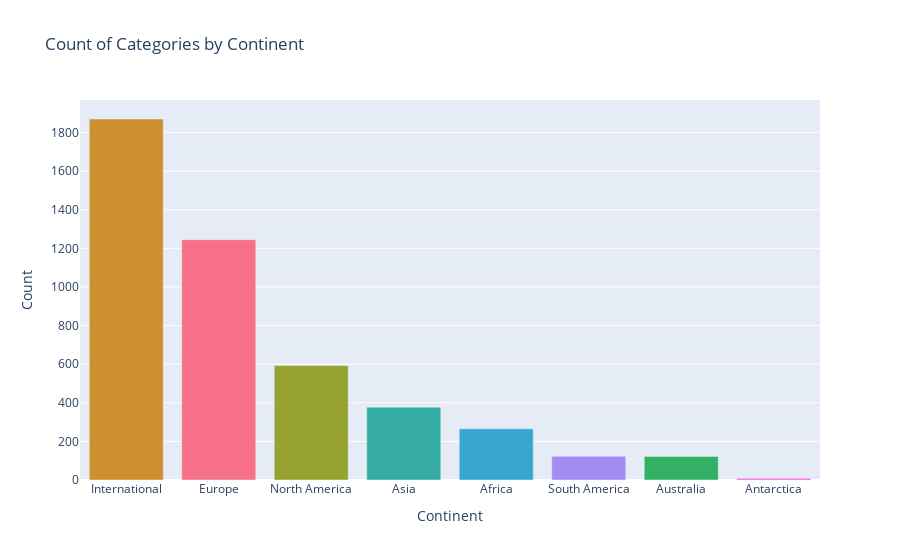

Write notebook code for a chart like this one.
### Code cell
plots_path = "plots"
os.makedirs(plots_path, exist_ok=True)

fig = px.bar(
    x=list(continents_grouped.keys()),
    y=list(continents_grouped.values),
    labels={"x": "Continent", "y": "Count"},
    title="Count of Categories by Continent",
    color=[continents_colors_int[continent] for continent in continents_grouped.index],
    color_discrete_map="identity"
)

# fig.update_layout(xaxis=dict(tickangle=-45))
fig.update_layout(showlegend=False)

file_path = os.path.join(plots_path, "count_of_categories_by_continent.html")
fig.write_html(file_path)

fig.show()

### Figure 1 — Plotly figure (JSON) as saved in the notebook; plotly's stock layout.template omitted (floating-point values rounded to 4 significant figures)
{"data": [{"alignmentgroup": "True", "hovertemplate": "Continent=%{x}<br>Count=%{y}<extra></extra>", "legendgroup": "", "marker": {"color": "#ce8f31", "pattern": {"shape": ""}}, "name": "", "offsetgroup": "", "orientation": "v", "showlegend": false, "textposition": "auto", "type": "bar", "x": ["International"], "xaxis": "x", "y": [1870], "yaxis": "y"}, {"alignmentgroup": "True", "hovertemplate": "Continent=%{x}<br>Count=%{y}<extra></extra>", "legendgroup": "", "marker": {"color": "#f67088", "pattern": {"shape": ""}}, "name": "", "offsetgroup": "", "orientation": "v", "showlegend": false, "textposition": "auto", "type": "bar", "x": ["Europe"], "xaxis": "x", "y": [1245], "yaxis": "y"}, {"alignmentgroup": "True", "hovertemplate": "Continent=%{x}<br>Count=%{y}<extra></extra>", "legendgroup": "", "marker": {"color": "#96a331", "pattern": {"shape": ""}}, "name": "", "offsetgroup": "", "orientation": "v", "showlegend": false, "textposition": "auto", "type": "bar", "x": ["North America"], "xaxis": "x", "y": [593], "yaxis": "y"}, {"alignmentgroup": "True", "hovertemplate": "Continent=%{x}<br>Count=%{y}<extra></extra>", "legendgroup": "", "marker": {"color": "#35aca4", "pattern": {"shape": ""}}, "name": "", "offsetgroup": "", "orientation": "v", "showlegend": false, "textposition": "auto", "type": "bar", "x": ["Asia"], "xaxis": "x", "y": [377], "yaxis": "y"}, {"alignmentgroup": "True", "hovertemplate": "Continent=%{x}<br>Count=%{y}<extra></extra>", "legendgroup": "", "marker": {"color": "#38a7d0", "pattern": {"shape": ""}}, "name": "", "offsetgroup": "", "orientation": "v", "showlegend": false, "textposition": "auto", "type": "bar", "x": ["Africa"], "xaxis": "x", "y": [265], "yaxis": "y"}, {"alignmentgroup": "True", "hovertemplate": "Continent=%{x}<br>Count=%{y}<extra></extra>", "legendgroup": "", "marker": {"color": "#a38cf4", "pattern": {"shape": ""}}, "name": "", "offsetgroup": "", "orientation": "v", "showlegend": false, "textposition": "auto", "type": "bar", "x": ["South America"], "xaxis": "x", "y": [123], "yaxis": "y"}, {"alignmentgroup": "True", "hovertemplate": "Continent=%{x}<br>Count=%{y}<extra></extra>", "legendgroup": "", "marker": {"color": "#32b165", "pattern": {"shape": ""}}, "name": "", "offsetgroup": "", "orientation": "v", "showlegend": false, "textposition": "auto", "type": "bar", "x": ["Australia"], "xaxis": "x", "y": [122], "yaxis": "y"}, {"alignmentgroup": "True", "hovertemplate": "Continent=%{x}<br>Count=%{y}<extra></extra>", "legendgroup": "", "marker": {"color": "#f461dd", "pattern": {"shape": ""}}, "name": "", "offsetgroup": "", "orientation": "v", "showlegend": false, "textposition": "auto", "type": "bar", "x": ["Antarctica"], "xaxis": "x", "y": [9], "yaxis": "y"}], "layout": {"barmode": "relative", "legend": {"tracegroupgap": 0}, "showlegend": false, "title": {"text": "Count of Categories by Continent"}, "xaxis": {"anchor": "y", "domain": [0, 1], "title": {"text": "Continent"}}, "yaxis": {"anchor": "x", "domain": [0, 1], "title": {"text": "Count"}}}}
